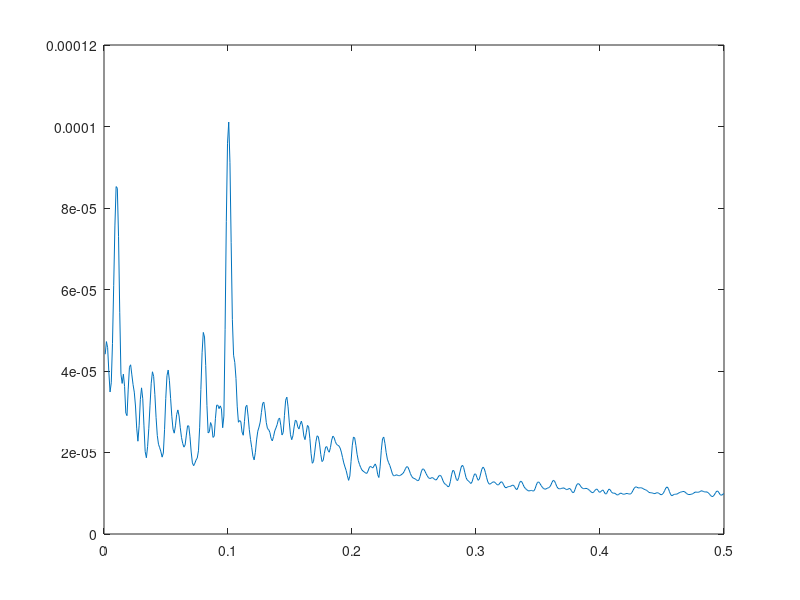

Write the MATLAB code that produced this figure.
% program is written 20.01.2009 by L.V. Zotov
clear;

N_signal=1024;
% generating two-sin signal
for (k=1:1:N_signal)
    garm(k)=0.05*sin(2*pi/10*(k-1))+0.05*sin(2*pi/100*(k-1));
end;

plot(garm);

% ARMA process generating
ar(1)=0.1*randn(1);
ar(2)=-0.2*ar(1)+0.1*randn(1);
for (i=3:1:N_signal)
    ar(i)=0.7*ar(i-1)-0.2*ar(i-2)+0.1*randn(1);
end;

plot(ar, ':');
legend({'Сгенерированный шум'},'Location','southwest')

%making a sum
signal=garm+ar;%garm+
plot(signal);
legend({'Исходный сигнал + шум'},'Location','southwest')
%--------------------------------------------------------------------------
%-------------

%output to the file
%chnage the path
%cd 'd:/Р¤РёР»СЊС‚СЂР°С†РёСЏ';
fout=fopen('signal.dat','wt');
for(i=1:1:N_signal)
 fprintf(fout,'%12.6f%12.6f\n',i,signal(i)); 
end;
fclose(fout);

savefile = 'signal.mat';
save(savefile,'signal');

% fast Fourier transformation
N_ft=N_signal;

Ftrns_signal=fft(signal,N_ft);

% frequency calculation
% for the half of the spectrum not counting 1 coefficient - an avarage
% N_ft is odd or even - ? 
dt=1;
N_half=round((N_ft-1)/2);
freq=(1:N_half)/N_ft/dt;

ampl_spectrum=abs(Ftrns_signal)/N_ft;

energy_spectrum=Ftrns_signal.*conj(Ftrns_signal)/N_ft^2;

% plot half of the spectrum without multiplication by 2
subplot(2,1,1); 
plot(freq, ampl_spectrum(2:N_half+1));
title('amplitude spectrum ')
xlabel('frequency')

subplot(2,1,2); 
plot(freq, energy_spectrum(2:N_half+1));
title('energy spectrum ')
xlabel('frequency')

clf;

%--------------------------------------------------------------------------------------------------
% avarage substraction
abs(Ftrns_signal(1))/N_ft %equal
mean(signal)
signal_centered=signal-mean(signal);

% ACF calculation

for(tau=1:1:N_signal)
 acf(tau)=0;
 for(j=1:1:N_signal-tau)
    acf(tau)=acf(tau)+signal_centered(j)*signal_centered(j+tau-1);
 end;
  acf(tau)= acf(tau)/(N_signal-tau+1);
end;
plot(acf);

plot(acf(1:254));

%--------------------------------------------------------------------------------------------------

% Power Spectrum Dencity calculations

Ftrns_acf=fft(acf,N_ft);

plot(abs(Ftrns_acf)/N_ft);

power_spectrum=abs(Ftrns_acf)/N_ft;
plot(freq, power_spectrum(2:N_half+1));

%--------------------------------------------------------------------------------------------------


% Window generating
% half of simmetric window is needed for positive frequencies 
N_half_window=254
 for(i=1:1:N_half_window)
      half_window(i)=(1-abs(i-1)/(N_half_window-1));
end;

plot(-N_half_window:-1,half_window(N_half_window:-1:1),1:N_half_window,half_window)

% ACF by window multiplication
for(i=1:1:N_half_window)
 acf_w(i)=acf(i)*half_window(i);
end;

plot(acf_w);

%--------------------------------------------------------------------------------------------------

% Blackman-Tukey power spectrum calculation

Ftrns_acf_w=fft(acf_w,N_ft);

power_spectrum_w=abs(Ftrns_acf_w)/N_ft;
plot(freq, power_spectrum_w(2:N_half+1));
